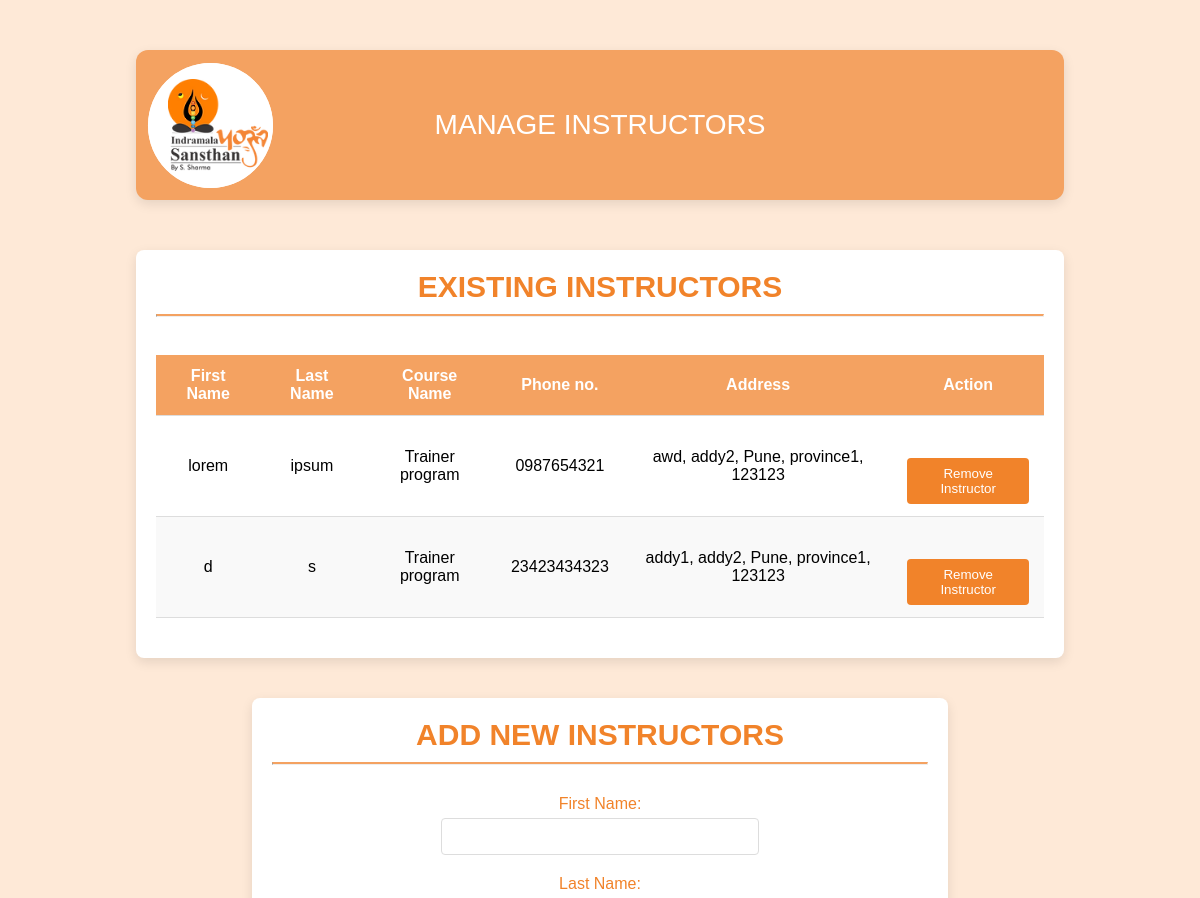
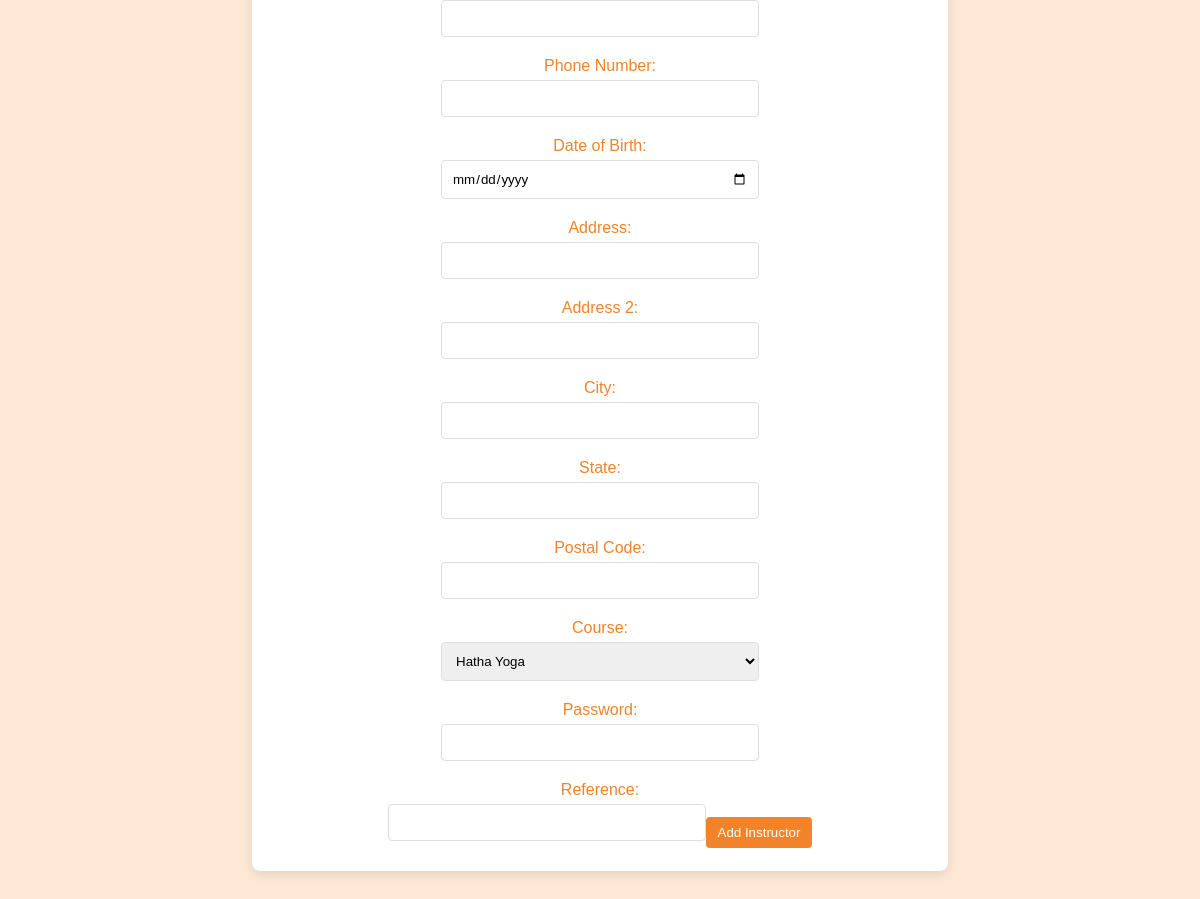
/edit_instructors, run on the app's committed database (2 pictures, top to bottom).
### tables this page shows
CREATE TABLE instructors (
    TID INTEGER PRIMARY KEY AUTOINCREMENT,
    name TEXT,
    lastname TEXT,
    Ph_no TEXT,
    DOB TEXT,
    Address TEXT,
    Course INTEGER,
    reference TEXT,
    password TEXT, 
    FOREIGN KEY (Course) REFERENCES course(CID)
);

### main.py (the view, shortened to what this page needs)
@app.route('/edit_instructors', methods=['GET', 'POST'])
def edit_instructors():
    db = get_db()
    cursor = db.cursor()
    cursor.execute('''
        SELECT i.name, i.lastname, i.Course, i.Ph_no, i.Address, i.TID
        FROM instructors i
    ''')
    instructors = cursor.fetchall()
    cursor.execute('SELECT CID, Course_name FROM course')
    courses = cursor.fetchall()
    return render_template('instructors.html', instructors=instructors, courses=courses)

### main.py (called while the page is built)
def get_db():
    if 'db' not in g:
        g.db = sqlite3.connect('./instances/YWS.db')
    return g.db

### templates/instructors.html (shortened to what this page needs)
<!DOCTYPE html>
<html lang="en">
<head>
    <link rel="stylesheet" href="/static/styles/instructors.css">
</head>
<body>
    <div class="header">
        <div class="logo">
            <div class="logo">
                <img src="/static/assets/website_icon.webp" alt="" srcset="">
            </div>
        </div>
        <div class="header1">
            <p class="head-txt">MANAGE INSTRUCTORS</p>
        </div>
    </div>
    <div class="container">
        <div class="ext-inst">
            <h3>EXISTING INSTRUCTORS</h3>
            <hr>
            <br>
            <table>
                <thead>
                    <tr>
                        <th>First Name</th>
                        <th>Last Name</th>
                        <th>Course Name</th>
                        <th>Phone no.</th>
                        <th>Address</th>
                        <th>Action</th>
                    </tr>
                </thead>
                <tbody>
                    {% for instructor in instructors %}
                    <tr>
                        <td>{{ instructor[0] }}</td>
                        <td>{{ instructor[1] }}</td>
                        <td>{{ instructor[2] }}</td>
                        <td>{{ instructor[3] }}</td>
                        <td>{{ instructor[4] }}</td>
                        <td>
                            <form action="{{ url_for('delete_instructor_enrollment', tid=instructor[5]) }}" method="POST" onsubmit="return confirm('Are you sure you want to delete this instructor?');">
                                <button type="submit">Remove Instructor</button>
                            </form>
                        </td>
                    </tr>
                    {% endfor %}
                </tbody>
            </table>
        </div>
        <div class="new-inst">
            <h3>ADD NEW INSTRUCTORS</h3>
            <hr>
            <form action="{{ url_for('edit_instructors') }}" method="POST">
                <label for="name">First Name:</label>
                <input type="text" id="name" name="name" required>
                <label for="lastname">Last Name:</label>
                <input type="text" id="lastname" name="lastname" required>
                <label for="phone">Phone Number:</label>
                <input type="text" id="phone" name="phone" required>
                <label for="dob">Date of Birth:</label>
                <input type="date" id="dob" name="dob" required>
                <label for="address">Address:</label>
                <input type="text" id="address" name="address" required>
                <label for="address2">Address 2:</label>
                <input type="text" id="address2" name="address2">
                <label for="city">City:</label>
                <input type="text" id="city" name="city" required>
                <label for="state">State:</label>
                <input type="text" id="state" name="state" required>
                <label for="postal">Postal Code:</label>
                <input type="text" id="postal" name="postal" required>
                <label for="course">Course:</label>
                <select id="course" name="course" required>
                    {% for course in courses %}
                    <option value="{{ course[1] }}">{{ course[1] }}</option>
                    {% endfor %}
                </select>
                <label for="password">Password:</label>
                <input type="password" id="password" name="password" required minlength="8" maxlength="20">
                <label for="reference">Reference:</label>
                <input type="text" id="reference" name="reference">
                <div class="add-inst">
                    <button type="submit">Add Instructor</button>
                </div>
            </form>
        </div>
    </div>
</body>
</html>

### static/styles/instructors.css (style rules this page uses)
* { margin: 0; padding: 0; box-sizing: border-box; font-family: 'Arial', sans-serif; }
.header { height: 150px; width: 80%; background-color: #f4a261; border-radius: 12px; margin: 30px auto; display: flex; align-items: center; justify-content: flex-start; padding: 12px; position: relative; box-shadow: 0px 4px 12px rgba(0, 0, 0, 0.1); }
.logo { height: 125px; width: 125px; border-radius: 50%; background-color: white; display: flex; justify-content: center; align-items: center; }
.logo img { margin-left: 15px; width: 100px; }
.header1 { position: absolute; left: 50%; transform: translateX(-50%); text-align: center; }
.head-txt { color: white; font-size: 28px; }
body { background-color: #fee9d7; padding: 20px; display: flex; flex-direction: column; justify-content: flex-start; align-items: center; min-height: 100vh; transition: opacity 0.5s ease-in; opacity: 0; }
body.loaded { opacity: 1; }
h3 { text-align: center; color: #f1832a; margin-bottom: 10px; font-size: 30px; }
.ext-inst { width: 80%; background-color: white; box-shadow: 0px 4px 12px rgba(0, 0, 0, 0.1); padding: 20px; border-radius: 8px; margin-top: 20px; margin: 20px auto; }
.new-inst { margin: 40px auto; width: 60%; background-color: white; box-shadow: 0px 4px 12px rgba(0, 0, 0, 0.1); padding: 20px; border-radius: 8px; justify-content: center; text-align: center; }
table { width: 100%; border-collapse: collapse; margin: 20px 0; }
thead { background-color: #f4a261; color: white; }
th, td { padding: 12px 15px; text-align: center; border-bottom: 1px solid #ddd; }
tbody tr:nth-child(even) { background-color: #f9f9f9; }
form { display: flex; flex-wrap: wrap; justify-content: center; align-items: center; margin-top: 20px; }
form label { width: 100%; margin: 10px 0 5px; color: #f1832a; }
form input, form select { width: 48%; padding: 10px; border: 1px solid #ddd; border-radius: 4px; margin-bottom: 10px; }
form input[type="text"], form input[type="date"], form input[type="password"], form select { width: calc(50% - 10px); }
button { background-color: #f1832a; color: white; border: none; padding: 8px 12px; border-radius: 4px; cursor: pointer; transition: background-color 0.3s; margin-top: 10px; width: 100%; }
hr { border-top: 2px solid #f4a261; }

### data on the page
instructors: name "lorem", lastname "ipsum", Course "Trainer program", Ph_no "0987654321", Address "awd, addy2, Pune, province1, 123123"
instructors: name "d", lastname "s", Course "Trainer program", Ph_no "23423434323", Address "addy1, addy2, Pune, province1, 123123"

### other printed values
form field course "Hatha Yoga"
